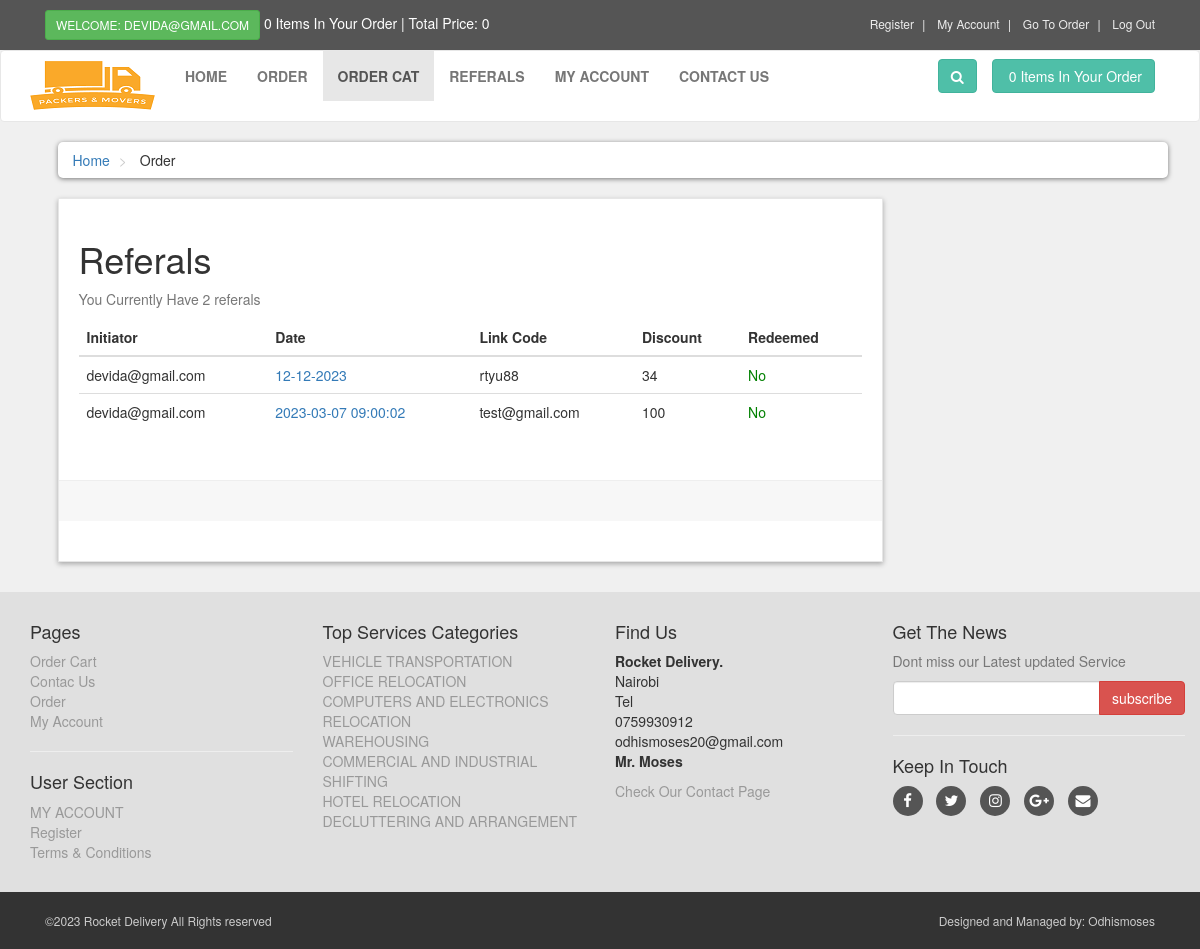
The app's page /referals.php (signed in), older data.
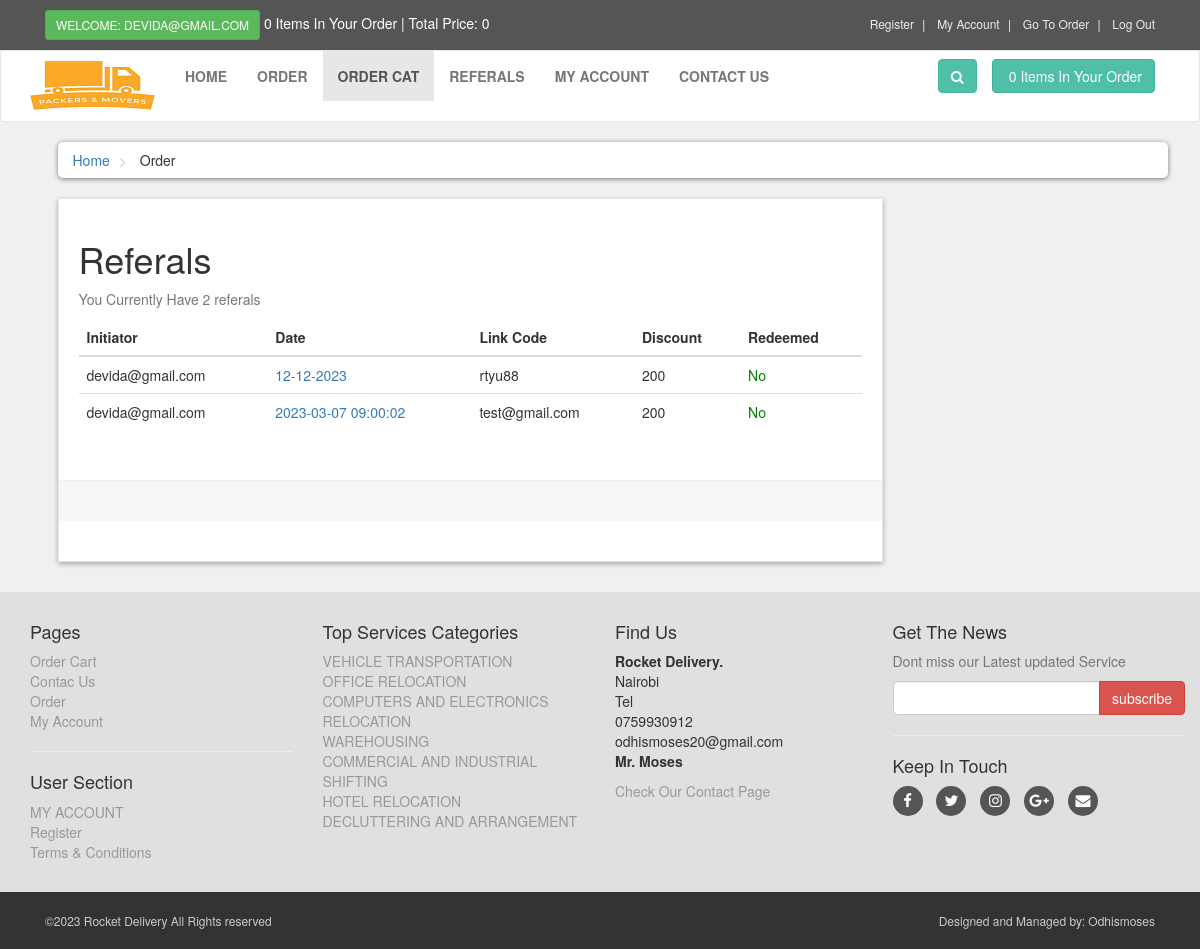
The same page, newer data.
### tables this page shows
CREATE TABLE `referals` (
  `id` int(11) NOT NULL,
  `username` varchar(50) DEFAULT NULL,
  `date` varchar(100) DEFAULT NULL,
  `link_code` varchar(50) DEFAULT NULL,
  `initiator` varchar(200) DEFAULT NULL,
  `discount` int(11) DEFAULT NULL,
  `redeemed` tinyint(1) DEFAULT 0
);

### referals.php (the view, shortened to what this page needs)
<?php
include("includes/header.php");
?>
<div id="content">
    <div class="container">
        <div class="container col-md-12">
            <ul class="breadcrumb">
                <li>
                    <a href="index.php">Home</a>
                </li>
                <li>
                    Order
                </li>
            </ul>
        </div>
        <div id="cart" class="col-md-9">
            <div class="box">
                <form action="cart.php" method="post" enctype="multipart/form-data">
                    <h1>Referals </h1>
                    <?php
                    $intiator = $_SESSION['customer_email'];
                    $select_cart = "select * from referals where initiator ='$intiator'";
                    $run_cart = mysqli_query($con, $select_cart);
                    $count = mysqli_num_rows($run_cart);
                    ?>
                    <p class="text-muted">You Currently Have
                        <?php echo $count ?> referals
                    </p>
                    <div class="table-responsive">
                        <table class="table">
                            <thead>
                                <tr>
                                    <th>Initiator</th>
                                    <th>Date</th>
                                    <th>Link Code</th>
                                    <th>Discount</th>
                                    <th>Redeemed</th>
                                </tr>
                            </thead>
                            <tbody>
                                <?php
                                while ($data = mysqli_fetch_array($run_cart)) {
                                    $date = $data['date'];
                                    $intiator2 = $data['initiator'];
                                    $link_code = $data['link_code'];
                                    $discount = $data['discount'];
                                    $redeemed = $data['redeemed'];
                                    ?>
                                    <tr>
                                        <td>
                                            <?php echo $intiator2; ?>
                                        </td>
                                        <td>
                                            <a href="details.php?pro_id=<?php echo $pro_id; ?>"> <?php echo $date; ?></a>
                                        </td>
                                        <td>
                                            <?php echo $link_code; ?>
                                        </td>
                                        <td>
                                            <?php echo $discount; ?>
                                        </td>
                                        <td>
                                            <?php echo (boolval($redeemed) == true) ? "<span style='color: red;'> Yes</span>" : "<span style='color: green;'> No</span>"; ?>
                                        </td>
                                    </tr>
                                <?php
                                }
                                ?>
                            </tbody>
                        </table>
                    </div>
                    <div class="box-footer">
                    </div>
                </form>
            </div>
        </div>
    </div>
</div>
<?php
include("includes/footer.php")
    ?>
</body>
</html>

Row changes from the older to the newer data that the page shows:
changed referals "rtyu88": discount "34" → "200"
changed referals "test@gmail.com": discount "100" → "200"
